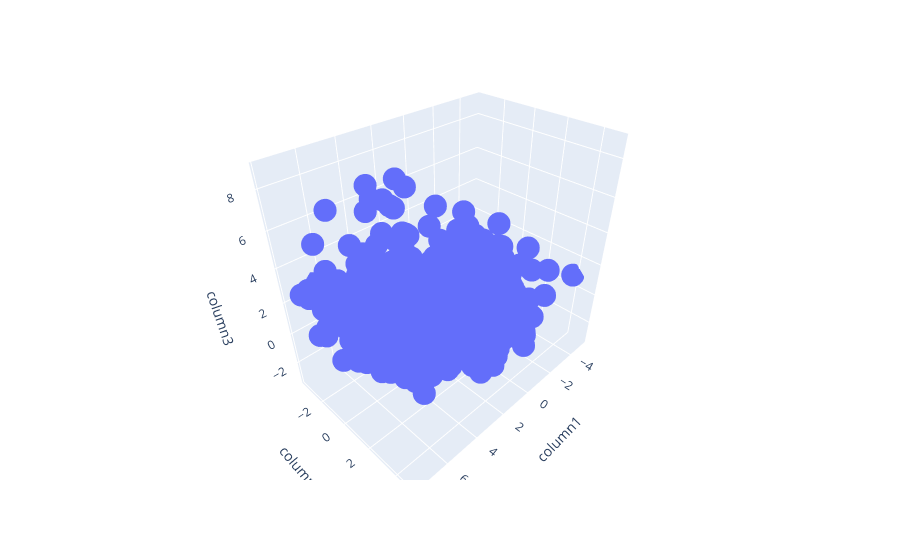

Write notebook code for a chart like this one.
### Code cell
# plotly 3d
px.scatter_3d(
    data_frame =  reduced_data, x= 'column1', y= 'column2', z= 'column3'
)

### Figure 1 — Plotly figure (JSON) as saved in the notebook; plotly's stock layout.template omitted (floating-point values rounded to 4 significant figures; data arrays with more than 128 entries replaced by an {"elided": "..."} marker saying what was removed)
{"data": [{"hovertemplate": "column1=%{x}<br>column2=%{y}<br>column3=%{z}<extra></extra>", "legendgroup": "", "marker": {"color": "#636efa", "symbol": "circle"}, "mode": "markers", "name": "", "scene": "scene", "showlegend": false, "type": "scatter3d", "x": {"elided": "2216 float values"}, "y": {"elided": "2216 float values"}, "z": {"elided": "2216 float values"}}], "layout": {"legend": {"tracegroupgap": 0}, "margin": {"t": 60}, "scene": {"domain": {"x": [0, 1], "y": [0, 1]}, "xaxis": {"title": {"text": "column1"}}, "yaxis": {"title": {"text": "column2"}}, "zaxis": {"title": {"text": "column3"}}}}}
